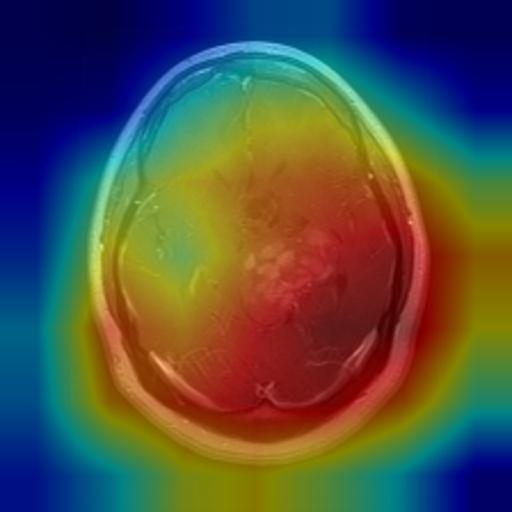

This figure's Python source:
import os
import numpy as np
import torch
from PIL import Image
import matplotlib.pyplot as plt
from torchvision import models
from torchvision import transforms
from gradcam_utils import GradCAM, show_cam_on_image, center_crop_img
from model import resnet50


def main():
    # model = models.mobilenet_v3_large(pretrained=True)
    # target_layers = [model.features[-1]]

    # create model
    model = resnet50(num_classes=4)  # Instantiate the final optimized model

    # load model weights
    model_weight_path = "./resnet50.pth" 

    model.load_state_dict(torch.load(model_weight_path, map_location="cpu"))
    model.eval()

    target_layers = [model.layer4]

    # model = models.vgg16(pretrained=True)
    # target_layers = [model.features]

    # model = models.resnet34(pretrained=True)
    # target_layers = [model.layer4]

    # model = models.regnet_y_800mf(pretrained=True)
    # target_layers = [model.trunk_output]

    # model = models.efficientnet_b0(pretrained=True)
    # target_layers = [model.features]

    data_transform = transforms.Compose([transforms.Resize(256),
                                         transforms.CenterCrop(224),
                                         transforms.ToTensor(),
                                         transforms.Normalize([0.485, 0.456, 0.406], [0.229, 0.224, 0.225])])
    # load image

    # load image
    img_path = "../0.jpg"
    # img_path = "../1.jpg"
    # img_path = "../2.jpg"
    # img_path = "../3.jpg"
    assert os.path.exists(img_path), "file: '{}' dose not exist.".format(img_path)
    img = Image.open(img_path).convert('RGB')
    img_shape = img.size
    print(img_shape)
    img_np = np.array(img, dtype=np.uint8)
    img_np = center_crop_img(img_np, 224)

    # [C, H, W]
    img_tensor = data_transform(img)
    # expand batch dimension
    # [C, H, W] -> [N, C, H, W]
    input_tensor = torch.unsqueeze(img_tensor, dim=0)

    cam = GradCAM(model=model, target_layers=target_layers, use_cuda=False)
    target_category = 0


    grayscale_cam = cam(input_tensor=input_tensor, target_category=target_category)

    grayscale_cam = grayscale_cam[0, :]
    visualization = show_cam_on_image(img_np.astype(dtype=np.float32) / 255.,
                                      grayscale_cam,
                                      use_rgb=True)
    print(type(visualization))
    visualization = Image.fromarray(visualization.astype('uint8')).convert('RGB')
    visualization = visualization.resize(img_shape)
    visualization.save("grad_cam.jpg")


if __name__ == '__main__':
    main()
